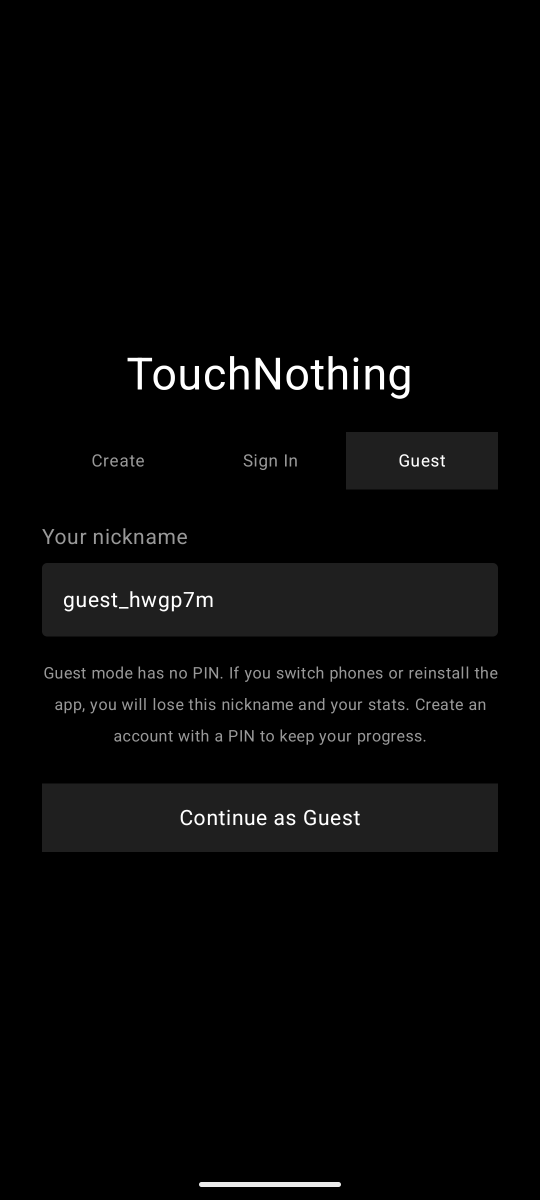
#> input picture store-assets/screenshots/phone/01_auth_guest.png, 1080 x 2400 px (shown at 1/2 size); its folder holds only this picture in this run
$ python generate-tablet-screenshots.py
#> lines starting #> are read from the running program, lines starting #| are printed output that depends on the picture
#!/usr/bin/env python3
"""Build Play Store tablet screenshots from phone captures (centered on black canvas)."""

from __future__ import annotations

from pathlib import Path

from PIL import Image

ROOT = Path(__file__).resolve().parents[1]
PHONE_DIR = ROOT / "store-assets" / "screenshots" / "phone"

# Play Console recommended portrait sizes
TABLET_SIZES = {
    "tablet-7": (1200, 1920),
    "tablet-10": (1600, 2560),
}

BG = (0, 0, 0)


def fit_center(phone: Image.Image, canvas_size: tuple[int, int]) -> Image.Image:
#> called with canvas_size = (1200, 1920)
    cw, ch = canvas_size
    canvas = Image.new("RGB", canvas_size, BG)
#> canvas: PIL image 1200x1920 RGB; every value is 0
    pw, ph = phone.size
#> pw = 1080; ph = 2400
    scale = min(cw / pw, ch / ph)
#> scale = 0.8
    nw, nh = int(pw * scale), int(ph * scale)
#> nw = 864; nh = 1920
    resized = phone.resize((nw, nh), Image.Resampling.LANCZOS)
    canvas.paste(resized, ((cw - nw) // 2, (ch - nh) // 2))
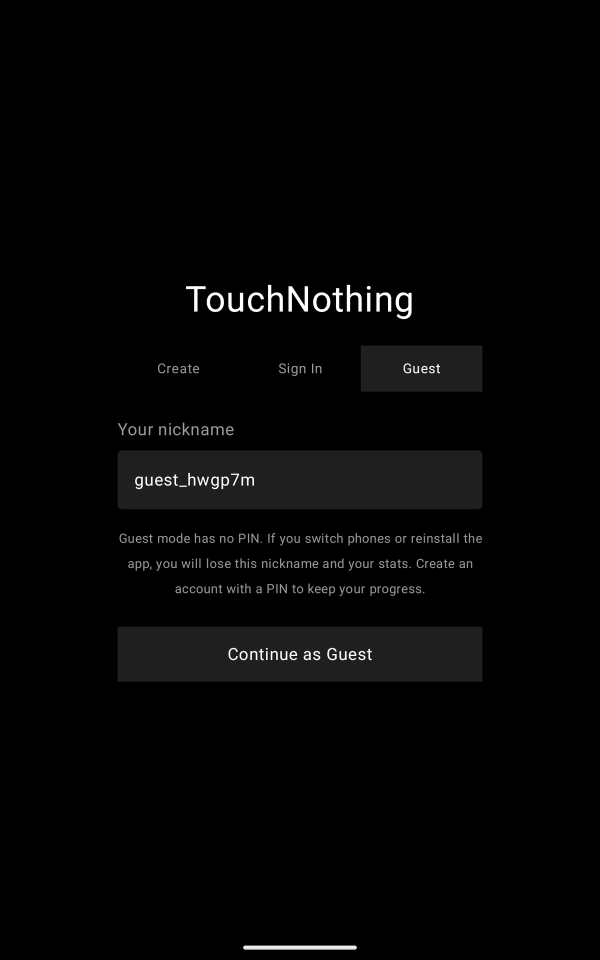
#> canvas: PIL image 1200x1920 RGB (shown at 1/2 size); min 0, max 255, mean 4.7
    return canvas


def main() -> None:
    phones = sorted(PHONE_DIR.glob("*.png"))
    if not phones:
        raise SystemExit(f"No phone screenshots in {PHONE_DIR}")

    for folder, size in TABLET_SIZES.items():
        out_dir = ROOT / "store-assets" / "screenshots" / folder
        out_dir.mkdir(parents=True, exist_ok=True)
        for src in phones:
            img = Image.open(src).convert("RGB")
            out = fit_center(img, size)
            dst = out_dir / src.name
            out.save(dst, format="PNG", optimize=True)
        print(f"{folder}: {len(phones)} files @ {size[0]}x{size[1]} -> {out_dir}")


if __name__ == "__main__":
    main()
